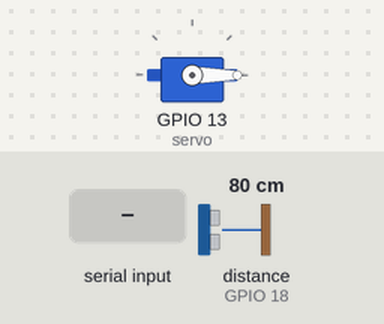
Recording of a sketch running on a simulated ESP32. Parts: servo. Wiring (from diagram.json): ultrasonic range finder: trigger GPIO 5; echo GPIO 18. The test bench sets the inputs (shaded band); at power-on: distance to the obstacle (sensor on GPIO 18) 80 cm. The echo pulse lasts 58.3 µs per cm; WiFi joins after 1.5 s; servers stay silent unless stated; uploads are accepted with an empty reply; what the sketch prints to the serial monitor is not drawn.

Above: at 2.7 s.
2.8 s: "OPEN\n" received over Serial
At 4.0 s:
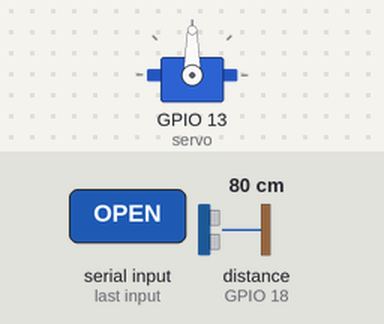
6.0 s: "CLOSE\n" received over Serial
At 7.4 s:
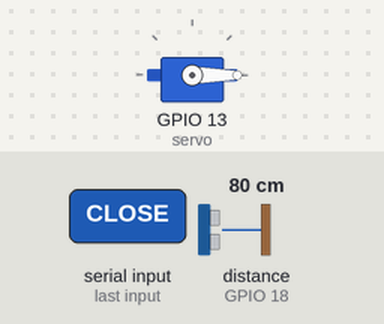
Timing chart, 0 to 9.0 s (numbered marks = the images above; inputs shaded):
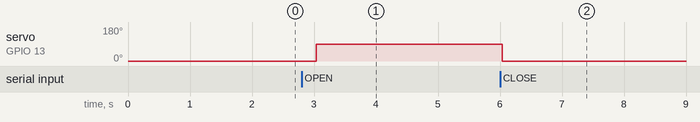

Measured:
- after the input at 2.8 s, servo on GPIO 13 (servo): 0° → 90° after 0.23 s
- after the input at 6.0 s, servo on GPIO 13 (servo): 90° → 0° at once

The sketch:

sketch.ino
```cpp
/*
  AquaSense Smart Tank Controller - AquaSense Tech

  Creates the IoT device; setup() starts it and loop() delegates to update().

  Demo in Wokwi:
  - Click the HC-SR04 and change the distance (tank depth 400 cm):
    distance > 300 cm -> level < 25 % -> valve opens.
    distance < 20 cm  -> level > 95 % -> valve closes.
  - Type OPEN or CLOSE in the Serial Monitor to force the valve, AUTO to return.

  Author: AquaSense Tech - Smart Tank team
  Date: 2026-11-20
  Version: 1.0
*/
#include "SmartTankDevice.h"

const unsigned long SERIAL_BAUD_RATE = 115200;

const SmartTankWiring DEVICE_WIRING = {
  5,   // triggerPin (HC-SR04 TRIG)
  18,  // echoPin (HC-SR04 ECHO)
  13   // valvePin (servo PWM)
};

SmartTankDevice smartTank(DEVICE_WIRING);

void setup() {
  Serial.begin(SERIAL_BAUD_RATE);
  smartTank.begin();
}

void loop() {
  smartTank.update();
}
```

ModestIoT.cpp
```cpp
/*
  ModestIoT.cpp
  Implementation of the Sensor and Actuator template methods.

  Author: AquaSense Tech - Smart Tank team
  Date: 2026-11-20
  Version: 1.0
*/
#include "ModestIoT.h"

void Sensor::on(Event event) {
  processEvent(event);
  if (event.identifier == SUPPRESSED_EVENT_IDENTIFIER) return;
  if (eventHandler != nullptr) eventHandler->on(event);
}

void Actuator::handle(Command command) {
  executeCommand(command);
  if (commandHandler != nullptr) commandHandler->handle(command);
}
```

ModestIoT.h
```cpp
/*
  ModestIoT.h
  Core of the ModestIoT nano-framework (synchronous edition):
  Event, Command, EventHandler, CommandHandler, Sensor, Actuator and Device.

  Author: AquaSense Tech - Smart Tank team
  Date: 2026-11-20
  Version: 1.0
*/
#ifndef MODEST_IOT_H
#define MODEST_IOT_H

#include <Arduino.h>

// Event used by sensors to notify the device.
struct Event {
  int identifier;
  int sourceId;
  explicit Event(int eventIdentifier, int source = -1) : identifier(eventIdentifier), sourceId(source) {}
  bool operator==(const Event& other) const { return identifier == other.identifier && sourceId == other.sourceId; }
};

// Command used by the device to drive actuators.
struct Command {
  int identifier;
  explicit Command(int commandIdentifier) : identifier(commandIdentifier) {}
  bool operator==(const Command& other) const { return identifier == other.identifier; }
};

// Contract for classes that react to events.
class EventHandler {
public:
  virtual void on(Event event) = 0;
  virtual ~EventHandler() {}
};

// Contract for classes that execute commands.
class CommandHandler {
public:
  virtual void handle(Command command) = 0;
  virtual ~CommandHandler() {}
};

// Base class for input devices. Subclasses read the hardware in processEvent()
// and set the identifier to SUPPRESSED_EVENT_IDENTIFIER to stop propagation.
class Sensor : public EventHandler {
protected:
  int pin;
  EventHandler* eventHandler;
  virtual void processEvent(Event& event) = 0;

public:
  static const int SUPPRESSED_EVENT_IDENTIFIER = -1;
  static const int DATA_READ_EVENT_IDENTIFIER = 20;
  static const int MEASURE_DATA_REQUESTED_EVENT_IDENTIFIER = 21;

  Sensor(int signalPin, EventHandler* parentHandler = nullptr) : pin(signalPin), eventHandler(parentHandler) {}
  void on(Event event) override;
  void setHandler(EventHandler* parentHandler) { eventHandler = parentHandler; }
  int getPin() const { return pin; }
};

// Base class for output devices.
class Actuator : public CommandHandler {
protected:
  int pin;
  CommandHandler* commandHandler;
  virtual void executeCommand(Command command) = 0;

public:
  Actuator(int signalPin, CommandHandler* parentHandler = nullptr) : pin(signalPin), commandHandler(parentHandler) {}
  void handle(Command command) override;
  void setHandler(CommandHandler* parentHandler) { commandHandler = parentHandler; }
};

// Base class for the IoT device: receives events from sensors (Mediator) and
// commands from outside. Concrete devices implement on() and update().
class Device : public EventHandler, public CommandHandler {
public:
  virtual void begin() = 0;
  virtual void update() = 0;
  void handle(Command command) override {}
};

#endif
```

RemoteCommandReceiver.cpp
```cpp
/*
  RemoteCommandReceiver.cpp
  Reads one line without blocking and converts it into an event.

  Author: AquaSense Tech - Smart Tank team
  Date: 2026-11-20
  Version: 1.0
*/
#include "RemoteCommandReceiver.h"

void RemoteCommandReceiver::processEvent(Event& event) {
  event.identifier = SUPPRESSED_EVENT_IDENTIFIER;

  while (Serial.available() > 0) {
    char character = Serial.read();
    if (character != '\n' && character != '\r') {
      buffer += character;
      continue;
    }
    if (buffer.length() == 0) continue;

    buffer.trim();
    buffer.toUpperCase();
    if (buffer == "OPEN") event = Event(FORCE_OPEN_EVENT_IDENTIFIER);
    else if (buffer == "CLOSE") event = Event(FORCE_CLOSE_EVENT_IDENTIFIER);
    else if (buffer == "AUTO") event = Event(AUTOMATIC_MODE_EVENT_IDENTIFIER);
    else Serial.println("[Remote] Unknown command. Use OPEN, CLOSE or AUTO.");
    buffer = "";
    return;
  }
}
```

RemoteCommandReceiver.h
```cpp
/*
  RemoteCommandReceiver.h
  Receives the remote commands of the mobile app. In Wokwi they are typed in
  the Serial Monitor: OPEN, CLOSE or AUTO.

  Author: AquaSense Tech - Smart Tank team
  Date: 2026-11-20
  Version: 1.0
*/
#ifndef REMOTE_COMMAND_RECEIVER_H
#define REMOTE_COMMAND_RECEIVER_H

#include "ModestIoT.h"

class RemoteCommandReceiver : public Sensor {
private:
  static const int NO_PIN = -1;
  String buffer;

protected:
  void processEvent(Event& event) override;

public:
  static const int FORCE_OPEN_EVENT_IDENTIFIER = 40;
  static const int FORCE_CLOSE_EVENT_IDENTIFIER = 41;
  static const int AUTOMATIC_MODE_EVENT_IDENTIFIER = 42;

  explicit RemoteCommandReceiver(EventHandler* parentHandler = nullptr) : Sensor(NO_PIN, parentHandler) {}
};

#endif
```

RestClient.cpp
```cpp
/*
  RestClient.cpp
  Connects to WiFi with a timeout and sends JSON with HTTPClient.

  Author: AquaSense Tech - Smart Tank team
  Date: 2026-11-20
  Version: 1.0
*/
#include "RestClient.h"
#include <WiFi.h>
#include <HTTPClient.h>

namespace {
  const unsigned long CONNECTION_TIMEOUT_MS = 10000;
  const unsigned long RETRY_DELAY_MS = 250;
  const int HTTP_SUCCESS_MIN = 200;
  const int HTTP_SUCCESS_MAX = 299;
}

RestClient::RestClient(const char* ssid, const char* password, const char* endpoint)
  : ssid(ssid), password(password), endpoint(endpoint) {}

bool RestClient::connect() {
  Serial.print("[WiFi] Connecting to ");
  Serial.println(ssid);
  WiFi.begin(ssid, password);
  unsigned long start = millis();
  while (WiFi.status() != WL_CONNECTED && millis() - start < CONNECTION_TIMEOUT_MS) {
    delay(RETRY_DELAY_MS);
  }
  Serial.println(isConnected() ? "[WiFi] Connected." : "[WiFi] Not connected, working offline.");
  return isConnected();
}

bool RestClient::isConnected() const {
  return WiFi.status() == WL_CONNECTED;
}

bool RestClient::postJson(const String& json) {
  if (!isConnected()) return false;
  HTTPClient http;
  http.begin(endpoint);
  http.addHeader("Content-Type", "application/json");
  int statusCode = http.POST(json);
  http.end();
  Serial.printf("[REST] POST %s -> HTTP %d\n", json.c_str(), statusCode);
  return statusCode >= HTTP_SUCCESS_MIN && statusCode <= HTTP_SUCCESS_MAX;
}
```

RestClient.h
```cpp
/*
  RestClient.h
  WiFi connection and HTTP POST of the telemetry in JSON format.

  Author: AquaSense Tech - Smart Tank team
  Date: 2026-11-20
  Version: 1.0
*/
#ifndef REST_CLIENT_H
#define REST_CLIENT_H

#include <Arduino.h>

class RestClient {
private:
  const char* ssid;
  const char* password;
  const char* endpoint;

public:
  RestClient(const char* ssid, const char* password, const char* endpoint);
  bool connect();
  bool isConnected() const;
  bool postJson(const String& json);
};

#endif
```

SmartTankDevice.cpp
```cpp
/*
  SmartTankDevice.cpp
  Device logic: sampling, automatic valve control, remote commands and telemetry.

  Author: AquaSense Tech - Smart Tank team
  Date: 2026-11-20
  Version: 1.0
*/
#include "SmartTankDevice.h"
#include <ArduinoJson.h>

namespace {
  const char WIFI_SSID[] = "Wokwi-GUEST";
  const char WIFI_PASSWORD[] = "";
  const char REST_ENDPOINT[] = "http://httpbin.org/post";  // Replace with the AquaSense Cloud endpoint
  const char DEVICE_ID[] = "AQS-TANK-001";
  const char COMPANY_NAME[] = "AquaSense Tech";
  const char PRODUCT_NAME[] = "AquaSense Smart Tank Controller";
  const char TEAM_NAME[] = "GreenWave Inc.";
  const char DEVELOPER_NAME[] = "Nombres Apellidos";  // TODO: replace with your names
  const char STATUS_LOW[] = "CRITICAL_LOW";
  const char STATUS_HIGH[] = "CRITICAL_HIGH";
  const char STATUS_NORMAL[] = "NORMAL";
  const char STATUS_UNKNOWN[] = "UNKNOWN";
}

SmartTankDevice::SmartTankDevice(const SmartTankWiring& wiring)
  : levelSensor(wiring.triggerPin, wiring.echoPin, TANK_DEPTH_CM, this),
    remoteReceiver(this),
    valve(wiring.valvePin, this),
    restClient(WIFI_SSID, WIFI_PASSWORD, REST_ENDPOINT),
    mode(OperationMode::Automatic),
    lastSamplingTime(0),
    lastTelemetryTime(0) {}

void SmartTankDevice::begin() {
  printCompanyInformation();
  valve.begin();
  restClient.connect();
}

void SmartTankDevice::update() {
  unsigned long now = millis();
  if (now - lastSamplingTime >= SAMPLING_INTERVAL_MS) {
    lastSamplingTime = now;
    levelSensor.on(Event(Sensor::MEASURE_DATA_REQUESTED_EVENT_IDENTIFIER));
    remoteReceiver.on(Event(Sensor::MEASURE_DATA_REQUESTED_EVENT_IDENTIFIER));
  }
  if (now - lastTelemetryTime >= TELEMETRY_INTERVAL_MS) {
    sendTelemetry("PERIODIC");
  }
}

void SmartTankDevice::on(Event event) {
  switch (event.identifier) {
    case Sensor::DATA_READ_EVENT_IDENTIFIER:
      handleLevelChange();
      break;
    case RemoteCommandReceiver::FORCE_OPEN_EVENT_IDENTIFIER:
      setMode(OperationMode::Manual);
      setValve(true, "REMOTE_OPEN");
      break;
    case RemoteCommandReceiver::FORCE_CLOSE_EVENT_IDENTIFIER:
      setMode(OperationMode::Manual);
      setValve(false, "REMOTE_CLOSE");
      break;
    case RemoteCommandReceiver::AUTOMATIC_MODE_EVENT_IDENTIFIER:
      setMode(OperationMode::Automatic);
      handleLevelChange();
      break;
  }
}

void SmartTankDevice::handleLevelChange() {
  float level = levelSensor.getLevelInPercentage();
  if (level < 0) return;
  Serial.printf("[Level] %.1f %% (%s)\n", level, getLevelStatus());

  if (mode == OperationMode::Manual) return;  // Remote command has priority over the sensor

  if (level < OPEN_BELOW_PERCENTAGE && !valve.isOpen()) setValve(true, "AUTO_LOW_LEVEL");
  else if (level > CLOSE_ABOVE_PERCENTAGE && valve.isOpen()) setValve(false, "AUTO_HIGH_LEVEL");
}

void SmartTankDevice::setValve(bool open, const char* reason) {
  valve.handle(Command(open ? ValveActuator::OPEN_COMMAND_IDENTIFIER : ValveActuator::CLOSE_COMMAND_IDENTIFIER));
  Serial.printf("[Valve] %s (%s)\n", open ? "OPEN" : "CLOSED", reason);
  sendTelemetry(reason);
}

void SmartTankDevice::setMode(OperationMode newMode) {
  mode = newMode;
  Serial.printf("[Mode] %s\n", mode == OperationMode::Automatic ? "AUTOMATIC" : "MANUAL");
}

const char* SmartTankDevice::getLevelStatus() const {
  float level = levelSensor.getLevelInPercentage();
  if (level < 0) return STATUS_UNKNOWN;
  if (level < OPEN_BELOW_PERCENTAGE) return STATUS_LOW;
  if (level > CLOSE_ABOVE_PERCENTAGE) return STATUS_HIGH;
  return STATUS_NORMAL;
}

void SmartTankDevice::sendTelemetry(const char* reason) {
  lastTelemetryTime = millis();
  JsonDocument document;
  document["deviceId"] = DEVICE_ID;
  document["levelPercentage"] = levelSensor.getLevelInPercentage();
  document["distanceCm"] = levelSensor.getDistanceInCentimeters();
  document["levelStatus"] = getLevelStatus();
  document["valve"] = valve.isOpen() ? "OPEN" : "CLOSED";
  document["mode"] = mode == OperationMode::Automatic ? "AUTOMATIC" : "MANUAL";
  document["reason"] = reason;

  String json;
  serializeJson(document, json);
  if (!restClient.postJson(json)) {
    Serial.printf("[REST] Not sent (offline or error): %s\n", json.c_str());
  }
}

void SmartTankDevice::printCompanyInformation() const {
  Serial.println("========================================");
  Serial.printf("Company   : %s\n", COMPANY_NAME);
  Serial.printf("Product   : %s (%s)\n", PRODUCT_NAME, DEVICE_ID);
  Serial.printf("Developer : %s - %s\n", DEVELOPER_NAME, TEAM_NAME);
  Serial.printf("Rules     : open valve < %.0f %%, close valve > %.0f %%\n", OPEN_BELOW_PERCENTAGE, CLOSE_ABOVE_PERCENTAGE);
  Serial.println("Commands  : OPEN | CLOSE | AUTO (Serial Monitor)");
  Serial.println("========================================");
}
```

SmartTankDevice.h
```cpp
/*
  SmartTankDevice.h
  AquaSense Smart Tank Controller. Monitors the tank level and opens or closes
  the valve: opens below 25 %, closes above 95 %. The app can force OPEN or
  CLOSE (manual mode) and return to AUTO.

  Author: AquaSense Tech - Smart Tank team
  Date: 2026-11-20
  Version: 1.0
*/
#ifndef SMART_TANK_DEVICE_H
#define SMART_TANK_DEVICE_H

#include "ModestIoT.h"
#include "WaterLevelSensor.h"
#include "RemoteCommandReceiver.h"
#include "ValveActuator.h"
#include "RestClient.h"

struct SmartTankWiring {
  int triggerPin;
  int echoPin;
  int valvePin;
};

class SmartTankDevice : public Device {
public:
  enum class OperationMode { Automatic, Manual };

  explicit SmartTankDevice(const SmartTankWiring& wiring);
  void begin() override;
  void update() override;
  void on(Event event) override;

private:
  static constexpr float TANK_DEPTH_CM = 400.0f;
  static constexpr float OPEN_BELOW_PERCENTAGE = 25.0f;
  static constexpr float CLOSE_ABOVE_PERCENTAGE = 95.0f;
  static const unsigned long SAMPLING_INTERVAL_MS = 500;
  static const unsigned long TELEMETRY_INTERVAL_MS = 10000;

  WaterLevelSensor levelSensor;
  RemoteCommandReceiver remoteReceiver;
  ValveActuator valve;
  RestClient restClient;

  OperationMode mode;
  unsigned long lastSamplingTime;
  unsigned long lastTelemetryTime;

  void handleLevelChange();
  void setValve(bool open, const char* reason);
  void setMode(OperationMode newMode);
  void sendTelemetry(const char* reason);
  const char* getLevelStatus() const;
  void printCompanyInformation() const;
};

#endif
```

ValveActuator.cpp
```cpp
/*
  ValveActuator.cpp
  Moves the servo to 90 degrees (open) or 0 degrees (closed).

  Author: AquaSense Tech - Smart Tank team
  Date: 2026-11-20
  Version: 1.0
*/
#include "ValveActuator.h"

ValveActuator::ValveActuator(int signalPin, CommandHandler* parentHandler)
  : Actuator(signalPin, parentHandler), open(false) {}

void ValveActuator::begin() {
  servo.attach(pin);
  servo.write(CLOSED_ANGLE);
}

void ValveActuator::executeCommand(Command command) {
  if (command.identifier == OPEN_COMMAND_IDENTIFIER) open = true;
  else if (command.identifier == CLOSE_COMMAND_IDENTIFIER) open = false;
  else return;
  servo.write(open ? OPEN_ANGLE : CLOSED_ANGLE);
}
```

ValveActuator.h
```cpp
/*
  ValveActuator.h
  Servo motor coupled to the ball valve that controls the water flow.

  Author: AquaSense Tech - Smart Tank team
  Date: 2026-11-20
  Version: 1.0
*/
#ifndef VALVE_ACTUATOR_H
#define VALVE_ACTUATOR_H

#include "ModestIoT.h"
#include <ESP32Servo.h>

class ValveActuator : public Actuator {
private:
  static const int CLOSED_ANGLE = 0;
  static const int OPEN_ANGLE = 90;
  Servo servo;
  bool open;

protected:
  void executeCommand(Command command) override;

public:
  static const int OPEN_COMMAND_IDENTIFIER = 100;
  static const int CLOSE_COMMAND_IDENTIFIER = 101;

  ValveActuator(int signalPin, CommandHandler* parentHandler = nullptr);
  void begin();
  bool isOpen() const { return open; }
};

#endif
```

WaterLevelSensor.cpp
```cpp
/*
  WaterLevelSensor.cpp
  Measures the distance and notifies the device only when the level changes.

  Author: AquaSense Tech - Smart Tank team
  Date: 2026-11-20
  Version: 1.0
*/
#include "WaterLevelSensor.h"

WaterLevelSensor::WaterLevelSensor(int triggerPin, int echoPin, float tankDepthInCentimeters, EventHandler* parentHandler)
  : Sensor(triggerPin, parentHandler), echoPin(echoPin), tankDepthInCentimeters(tankDepthInCentimeters),
    distanceInCentimeters(-1), levelInPercentage(-1) {
  pinMode(pin, OUTPUT);
  pinMode(this->echoPin, INPUT);
}

float WaterLevelSensor::measureDistance() const {
  digitalWrite(pin, LOW);
  delayMicroseconds(2);
  digitalWrite(pin, HIGH);
  delayMicroseconds(10);
  digitalWrite(pin, LOW);
  unsigned long duration = pulseIn(echoPin, HIGH, ECHO_TIMEOUT_US);
  return duration == 0 ? -1 : duration * CM_PER_MICROSECOND;
}

void WaterLevelSensor::processEvent(Event& event) {
  if (event.identifier != MEASURE_DATA_REQUESTED_EVENT_IDENTIFIER) return;

  float distance = measureDistance();
  if (distance < 0) {  // No echo: keep the last valid value
    event.identifier = SUPPRESSED_EVENT_IDENTIFIER;
    return;
  }

  float level = (tankDepthInCentimeters - distance) / tankDepthInCentimeters * MAX_PERCENTAGE;
  level = constrain(level, 0.0f, MAX_PERCENTAGE);

  if (levelInPercentage >= 0 && fabs(level - levelInPercentage) < CHANGE_TOLERANCE_PERCENTAGE) {
    event.identifier = SUPPRESSED_EVENT_IDENTIFIER;
    return;
  }
  distanceInCentimeters = distance;
  levelInPercentage = level;
  event = Event(DATA_READ_EVENT_IDENTIFIER, pin);
}
```

WaterLevelSensor.h
```cpp
/*
  WaterLevelSensor.h
  HC-SR04 mounted on the tank lid. Converts the distance to the water surface
  into a water level percentage.

  Author: AquaSense Tech - Smart Tank team
  Date: 2026-11-20
  Version: 1.0
*/
#ifndef WATER_LEVEL_SENSOR_H
#define WATER_LEVEL_SENSOR_H

#include "ModestIoT.h"

class WaterLevelSensor : public Sensor {
private:
  static const unsigned long ECHO_TIMEOUT_US = 30000;
  static constexpr float CM_PER_MICROSECOND = 0.01715f;
  static constexpr float MAX_PERCENTAGE = 100.0f;
  static constexpr float CHANGE_TOLERANCE_PERCENTAGE = 0.5f;

  int echoPin;
  float tankDepthInCentimeters;
  float distanceInCentimeters;
  float levelInPercentage;

  float measureDistance() const;

protected:
  void processEvent(Event& event) override;

public:
  WaterLevelSensor(int triggerPin, int echoPin, float tankDepthInCentimeters, EventHandler* parentHandler = nullptr);
  float getLevelInPercentage() const { return levelInPercentage; }
  float getDistanceInCentimeters() const { return distanceInCentimeters; }
};

#endif
```
